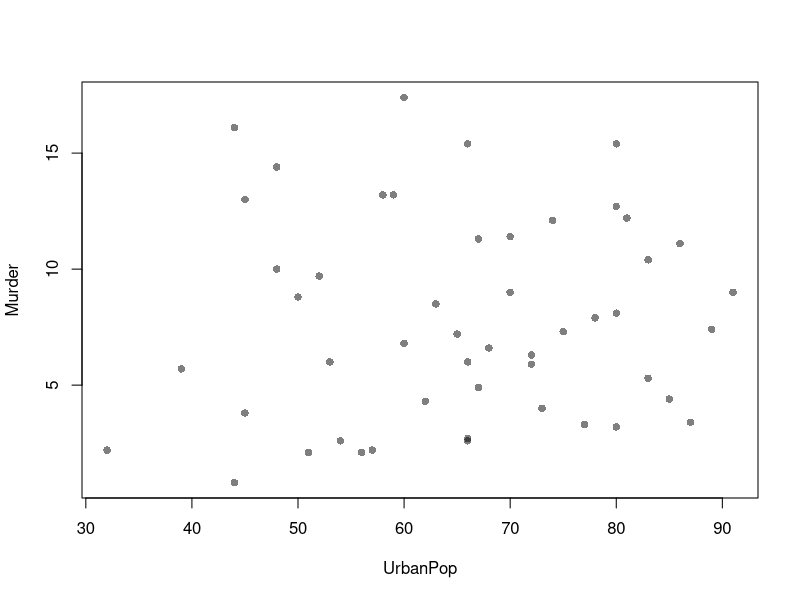
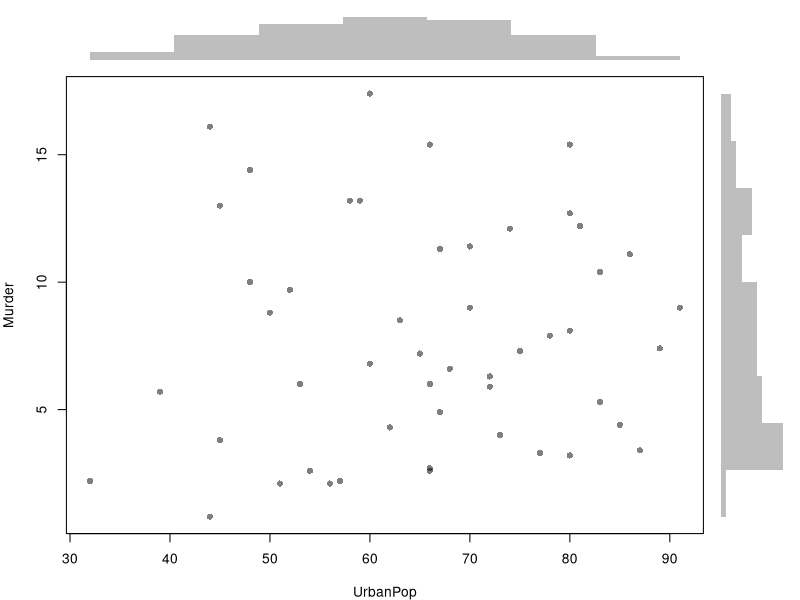
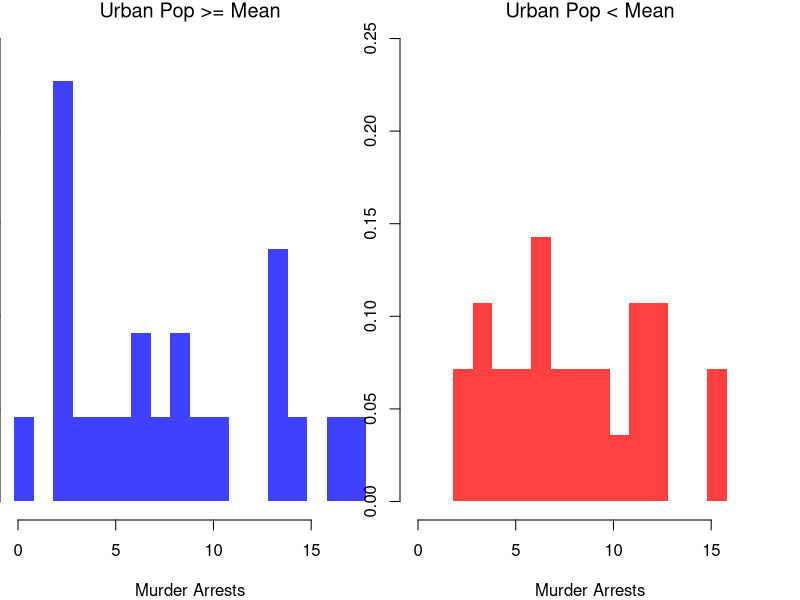
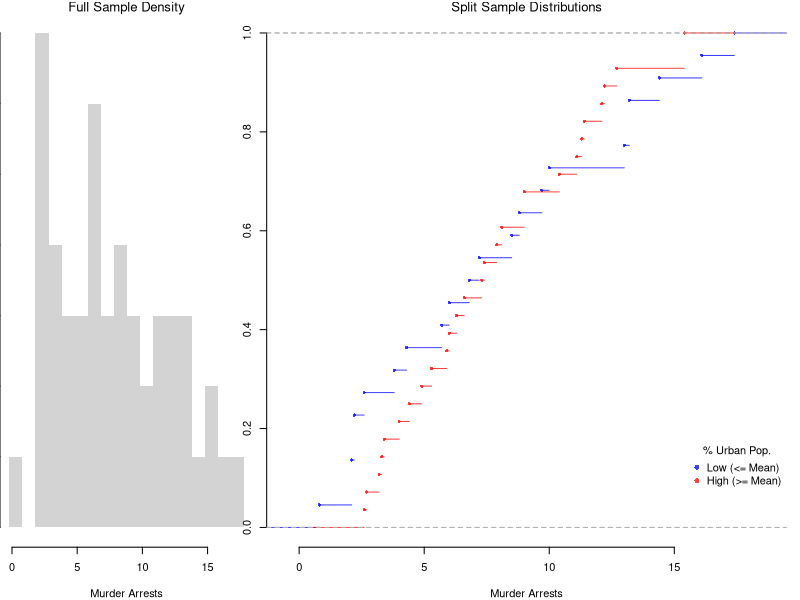
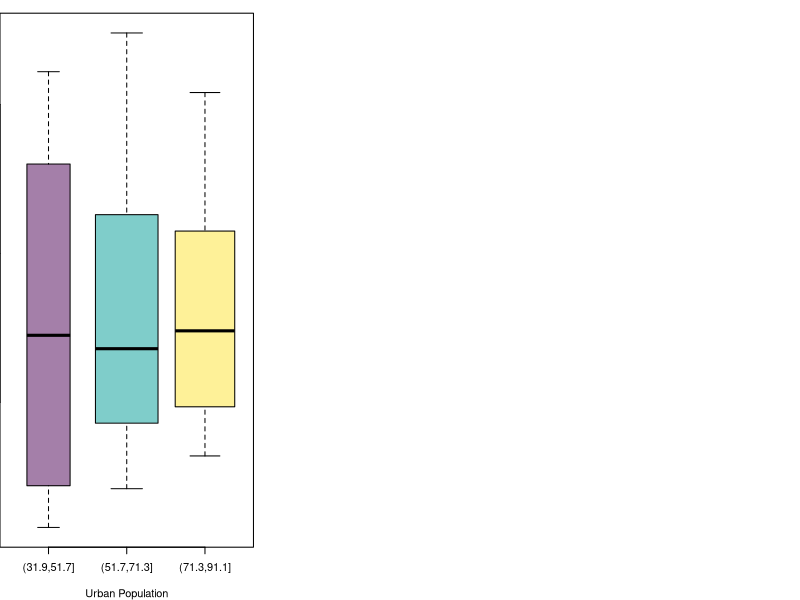
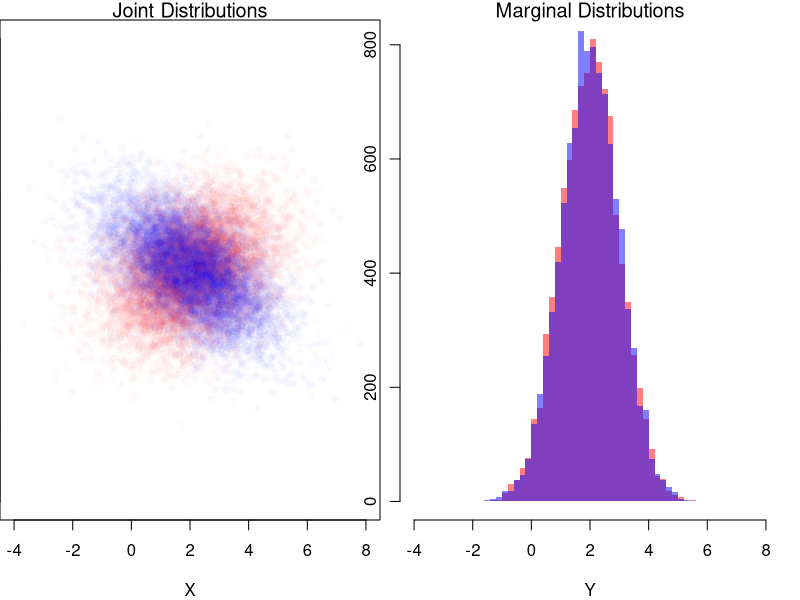

These figures' R source, in order:
## ---- chunk 1
# Bivariate Data from USArrests
xy <- USArrests[,c('Murder','UrbanPop')]
xy[1,]
## ---- chunk 2
plot(Murder~UrbanPop, USArrests, pch=16, col=grey(0.,.5))
## ---- chunk 3
# Setup Plot
layout( matrix(c(2,0,1,3), ncol=2, byrow=TRUE),
    widths=c(9/10,1/10), heights=c(1/10,9/10))

# Scatterplot
par(mar=c(4,4,1,1))
plot(Murder~UrbanPop, USArrests, pch=16, col=rgb(0,0,0,.5))

# Add Marginals
par(mar=c(0,4,1,1))
xhist <- hist(USArrests[,'UrbanPop'], plot=FALSE)
barplot(xhist[['counts']], axes=FALSE, space=0, border=NA)

par(mar=c(4,0,1,1))
yhist <- hist(USArrests[,'Murder'], plot=FALSE)
barplot(yhist[['counts']], axes=FALSE, space=0, horiz=TRUE, border=NA)
## ---- chunk 4
# Tailored Histogram 
ylim <- c(0,.25)
xbks <-  seq(min(USArrests[,'Murder'])-1, max(USArrests[,'Murder'])+1, by=1)

# Also show more information
# Split Data by Urban Population above/below mean
pop_mean <- mean(USArrests[,'UrbanPop'])
pop_cut <- USArrests[,'UrbanPop']< pop_mean
murder_lowpop <- USArrests[pop_cut,'Murder']
murder_highpop <- USArrests[!pop_cut,'Murder']
cols <- c(low=rgb(0,0,1,.75), high=rgb(1,0,0,.75))

par(mfrow=c(1,2))
hist(murder_lowpop,
    breaks=xbks, col=cols[1],
    main='Urban Pop >= Mean', font.main=1,
    xlab='Murder Arrests', freq=F,
    border=NA, ylim=ylim)

hist(murder_highpop,
    breaks=xbks, col=cols[2],
    main='Urban Pop < Mean', font.main=1,
    xlab='Murder Arrests', freq=F,
    border=NA, ylim=ylim)
## ---- chunk 5
layout( t(c(1,2,2)))
# Full Sample Density
hist(USArrests[,'Murder'], 
    main='Full Sample Density', font.main=1,
    xlab='Murder Arrests',
    breaks=xbks, freq=F, border=NA)

# Split Sample Distribution Comparison
F_lowpop <- ecdf(murder_lowpop)
plot(F_lowpop, col=cols[1],
    pch=16, xlab='Murder Arrests',
    main='Split Sample Distributions',
    font.main=1, bty='n')
F_highpop <- ecdf(murder_highpop)
plot(F_highpop, add=T, col=cols[2], pch=16)

legend('bottomright', col=cols,
    pch=16, bty='n', inset=c(0,.1),
    title='% Urban Pop.',
    legend=c('Low (<= Mean)','High (>= Mean)'))
## ---- chunk 6
# Simple Interactive Scatter Plot
# plot(Assault~UrbanPop, USArrests, col=grey(0,.5), pch=16,
#    cex=USArrests[,'Murder']/diff(range(USArrests[,'Murder']))*2,
#    main='US Murder arrests (per 100,000)')
## ---- chunk 7
# K Groups with even spacing (not even counts)
K <- 3
USArrests[,'UrbanPop_Kcut'] <- cut(USArrests[,'UrbanPop'],K)
table(USArrests[,'UrbanPop_Kcut'] )

# FUll sample
#boxplot(USArrests[,'Murder'], main='',
#    xlab='All Data', ylab='Murder Arrests')

# Boxplots for each group
Kcols <- hcl.colors(K,alpha=.5)
boxplot(Murder~UrbanPop_Kcut, USArrests,
    main='', col=Kcols, 
    varwidth=T, #show number of obs. per group
    xlab='Urban Population', ylab='')

# 4 Groups with equal numbers of observations
#Qcuts <- c(
#    '0%'=min(USArrests[,'UrbanPop'])-10*.Machine[['double.eps']],
#    quantile(USArrests[,'UrbanPop'], probs=c(.25,.5,.75,1)))
#USArrests[,'UrbanPop']_cut <- cut(USArrests[,'UrbanPop'], Qcuts)
#boxplot(Murder~UrbanPop_cut, USArrests, col=hcl.colors(4,alpha=.5))
## ---- chunk 8
# Create a 2x2 matrix for the joint distribution.
# Rows correspond to X1 (coin 1), and columns correspond to X2 (coin 2).
P_fair <- matrix(1/4, nrow = 2, ncol = 2)
rownames(P_fair) <- c("X1=0", "X1=1")
colnames(P_fair) <- c("X2=0", "X2=1")
P_fair

# Compute the marginal distributions.
# Marginal for X1: sum across columns.
P_X1 <- rowSums(P_fair)
P_X1
# Marginal for X2: sum across rows.
P_X2 <- colSums(P_fair)
P_X2

# Compute the conditional probabilities Prob(X2 | X1).
cond_X2_given_X1 <- matrix(0, nrow = 2, ncol = 2)
for (j in c(1,2)) {
  cond_X2_given_X1[, j] <- P_fair[, j] / P_X1[j]
}
rownames(cond_X2_given_X1) <- c("X2=0", "X2=1")
colnames(cond_X2_given_X1) <- c("given X1=0", "given X1=1")
cond_X2_given_X1
## ---- chunk 9
# Create the joint distribution matrix for the unfair coin case.
P_unfair <- matrix(c(0.5, 0, 0, 0.5), nrow = 2, ncol = 2, byrow = TRUE)
rownames(P_unfair) <- c("X1=0", "X1=1")
colnames(P_unfair) <- c("X2=0", "X2=1")
P_unfair

# Compute the marginal distribution for X2 in the unfair case.
P_X2_unfair <- colSums(P_unfair)
P_X1_unfair <- rowSums(P_unfair)

# Compute the conditional probabilities Prob(X1 | X2) for the unfair coin.
cond_X2_given_X1_unfair <- matrix(NA, nrow = 2, ncol = 2)
for (j in c(1,2)) {
  if (P_X1_unfair[j] > 0) {
    cond_X2_given_X1_unfair[, j] <- P_unfair[, j] / P_X1_unfair[j]
  }
}
rownames(cond_X2_given_X1_unfair) <- c("X2=0", "X2=1")
colnames(cond_X2_given_X1_unfair) <- c("given X1=0", "given X1=1")
cond_X2_given_X1_unfair
## ---- chunk 10
# Simulate Bivariate Data
N <- 10000
Mu <- c(2,2) ## Means

Sigma1 <- matrix(c(2,-.8,-.8,1),2,2) ## CoVariance Matrix
MVdat1 <- mvtnorm::rmvnorm(N, Mu, Sigma1)
colnames(MVdat1) <- c('X','Y')

Sigma2 <- matrix(c(2,.4,.4,1),2,2) ## CoVariance Matrix
MVdat2 <- mvtnorm::rmvnorm(N, Mu, Sigma2)
colnames(MVdat2) <- c('X','Y')

par(mfrow=c(1,2))
## Different diagonals
plot(MVdat2, col=rgb(1,0,0,0.02), pch=16,
    main='Joint Distributions', font.main=1,
    ylim=c(-4,8), xlim=c(-4,8),
    xlab='X', ylab='Y')
points(MVdat1,col=rgb(0,0,1,0.02),pch=16)
## Same marginal distributions
xbks <- seq(-4,8,by=.2)
hist(MVdat2[,2], col=rgb(1,0,0,0.5),
    breaks=xbks, border=NA, 
    xlab='Y',
    main='Marginal Distributions', font.main=1)
hist(MVdat1[,2], col=rgb(0,0,1,0.5),
    add=T, breaks=xbks, border=NA)
## ---- chunk 11
# Verify Bayes' theorem for the unfair coin case:
# Compute Prob(X1=1 | X2=1) using the formula:
#   Prob(X1=1 | X2=1) = [Prob(X2=1 | X1=1) * Prob(X1=1)] / Prob(X2=1)

P_X1_1 <- 0.5
P_X2_1_given_X1_1 <- 1  # Since coin 2 copies coin 1.
P_X2_1 <- P_X2_unfair["X2=1"]

bayes_result <- (P_X2_1_given_X1_1 * P_X1_1) / P_X2_1
bayes_result
